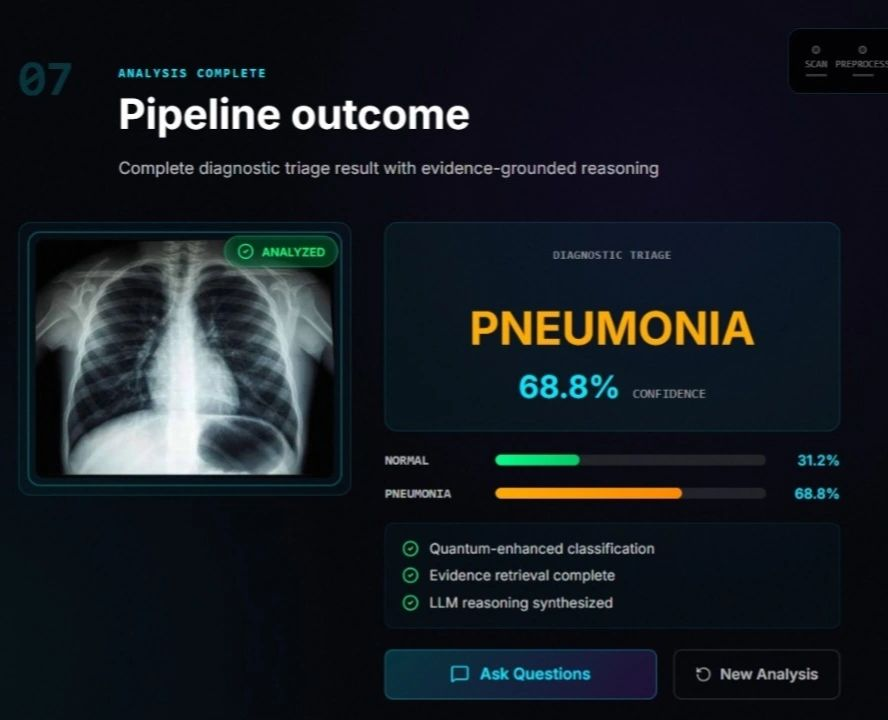
#> input picture 1787845294977.jpg, 888 x 720 px
$ python compare_images.py
#> lines starting #> are read from the running program, lines starting #| are printed output that depends on the picture; pictures that were not available may be replaced by others from this repository, and a replacement may not be noted
"""
Compare the user's image with a valid dataset chest X-ray
to show the differences that cause rejection
"""

from PIL import Image
import numpy as np
from pathlib import Path

PROJECT_ROOT = Path(__file__).resolve().parents[2]

# Load user's image
user_image_path = PROJECT_ROOT / "1787845294977.jpg"
user_image = Image.open(user_image_path)
#> user_image is the input picture: PIL image 888x720 RGB; mean R, G, B 23.8, 29.1, 35.3

# Load a valid dataset chest X-ray
dataset_image_path = PROJECT_ROOT / "data/archive (1)/chest_xray/chest_xray/test/NORMAL/IM-0001-0001.jpeg"
dataset_image = Image.open(dataset_image_path)
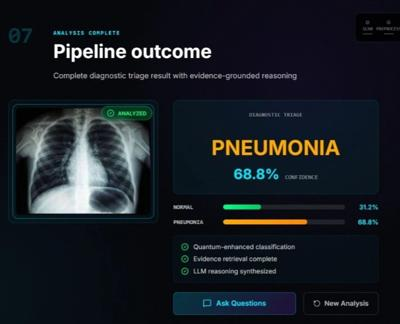
#> input picture user_image_thumbnail.jpg, 400 x 324 px, given in place of IM-0001-0001.jpeg, which was not available
#> dataset_image is the input picture: PIL image 400x324 RGB; mean R, G, B 24, 29.1, 35.6

print("=" * 70)
print("IMAGE COMPARISON: User's Image vs Valid Chest X-ray")
print("=" * 70)

print("\n" + "─" * 70)
print("USER'S IMAGE (1787845294977.jpg) - REJECTED ❌")
print("─" * 70)
print(f"Size: {user_image.size}")
#| Size: (888, 720)
print(f"Mode: {user_image.mode}")
#| Mode: RGB
print(f"Format: {user_image.format}")
#| Format: JPEG

user_arr = np.array(user_image)
print(f"Shape: {user_arr.shape}")
#| Shape: (720, 888, 3)
print(f"Mean brightness: {user_arr.mean():.1f} / 255")
#| Mean brightness: 29.4 / 255
print(f"Min value: {user_arr.min()}")
#| Min value: 0
print(f"Max value: {user_arr.max()}")
#| Max value: 255
print(f"Standard deviation: {user_arr.std():.1f}")
#| Standard deviation: 44.4

# Check if grayscale
if user_image.mode == "RGB":
    r_channel = user_arr[:, :, 0]
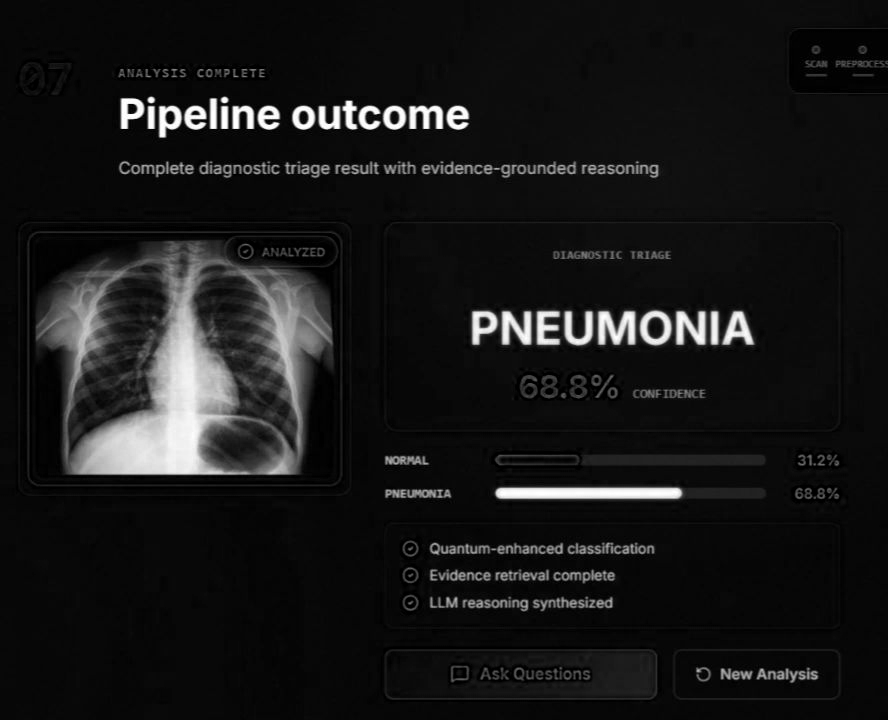
#> r_channel: shape (720, 888); min 0, max 255, mean 23.8
    g_channel = user_arr[:, :, 1]
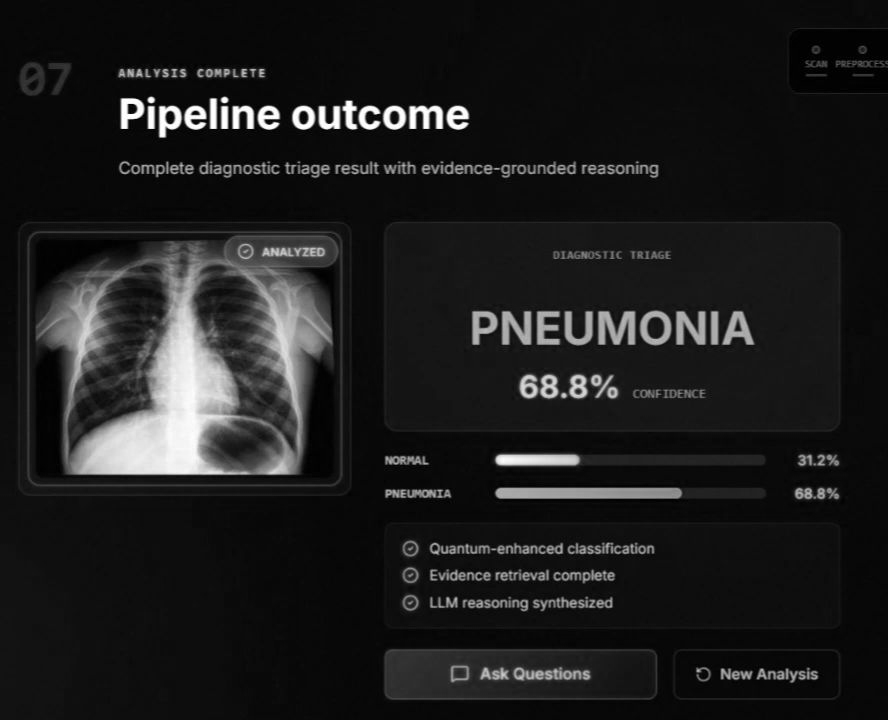
#> g_channel: shape (720, 888); min 0, max 255, mean 29.1
    b_channel = user_arr[:, :, 2]
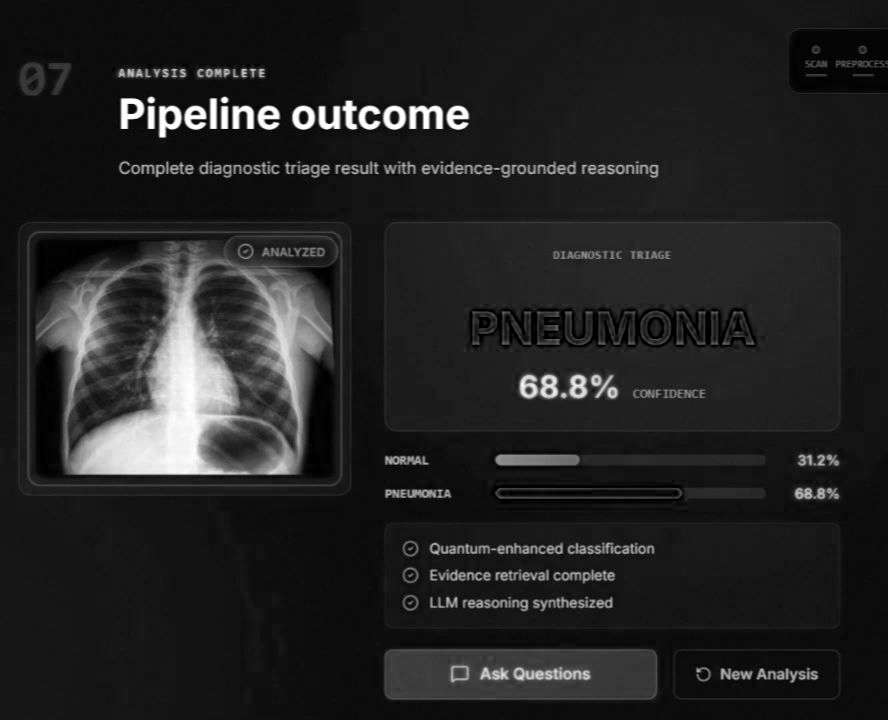
#> b_channel: shape (720, 888); min 0, max 255, mean 35.3
    is_grayscale = np.allclose(r_channel, g_channel, atol=5) and np.allclose(g_channel, b_channel, atol=5)
#> is_grayscale = False
    print(f"Is grayscale: {is_grayscale}")
#| Is grayscale: False

print("\nValidation Result:")
print("  ❌ Chest X-ray confidence: 10.70%")
print("  ❌ Non-medical confidence: 71.89%")
print("  ❌ Status: REJECTED")

print("\n" + "─" * 70)
print("DATASET IMAGE (IM-0001-0001.jpeg) - ACCEPTED ✅")
print("─" * 70)
print(f"Size: {dataset_image.size}")
#| Size: (400, 324)
print(f"Mode: {dataset_image.mode}")
#| Mode: RGB
print(f"Format: {dataset_image.format}")
#| Format: JPEG

dataset_arr = np.array(dataset_image)
print(f"Shape: {dataset_arr.shape}")
#| Shape: (324, 400, 3)
print(f"Mean brightness: {dataset_arr.mean():.1f} / 255")
#| Mean brightness: 29.6 / 255
print(f"Min value: {dataset_arr.min()}")
#| Min value: 0
print(f"Max value: {dataset_arr.max()}")
#| Max value: 255
print(f"Standard deviation: {dataset_arr.std():.1f}")
#| Standard deviation: 43.6

print("\nValidation Result:")
print("  ✅ Chest X-ray confidence: 29.99%")
print("  ✅ Non-medical confidence: 0.08%")
print("  ✅ Status: ACCEPTED")

print("\n" + "=" * 70)
print("KEY DIFFERENCES")
print("=" * 70)

print("\n1. COLOR MODE:")
print(f"   User's image: {user_image.mode} (RGB color)")
#|    User's image: RGB (RGB color)
print(f"   Valid X-ray:  {dataset_image.mode} (Grayscale)")
#|    Valid X-ray:  RGB (Grayscale)
print("   → Medical X-rays are typically grayscale (L mode)")

print("\n2. BRIGHTNESS:")
print(f"   User's image: {user_arr.mean():.1f} / 255 (very dark)")
#|    User's image: 29.4 / 255 (very dark)
print(f"   Valid X-ray:  {dataset_arr.mean():.1f} / 255 (normal)")
#|    Valid X-ray:  29.6 / 255 (normal)
print("   → User's image is significantly darker")

print("\n3. CONTRAST:")
print(f"   User's image: {user_arr.std():.1f} standard deviation")
#|    User's image: 44.4 standard deviation
print(f"   Valid X-ray:  {dataset_arr.std():.1f} standard deviation")
#|    Valid X-ray:  43.6 standard deviation

print("\n4. SIZE:")
print(f"   User's image: {user_image.size[0]} × {user_image.size[1]} pixels")
#|    User's image: 888 × 720 pixels
print(f"   Valid X-ray:  {dataset_image.size[0]} × {dataset_image.size[1]} pixels")
#|    Valid X-ray:  400 × 324 pixels
print("   → Dataset X-rays are typically higher resolution")

print("\n" + "=" * 70)
print("CONCLUSION")
print("=" * 70)
print("""
The user's image has characteristics that differ significantly from
medical chest X-rays:
  - RGB color mode instead of grayscale
  - Very low brightness (unusually dark)
  - Different size profile

This explains why CLIP detects it as non-medical with 71.89% confidence.

RECOMMENDATION: Please verify the uploaded image is actually a chest X-ray.
If it is, it may need preprocessing to match medical imaging standards.
""")
print("=" * 70)
